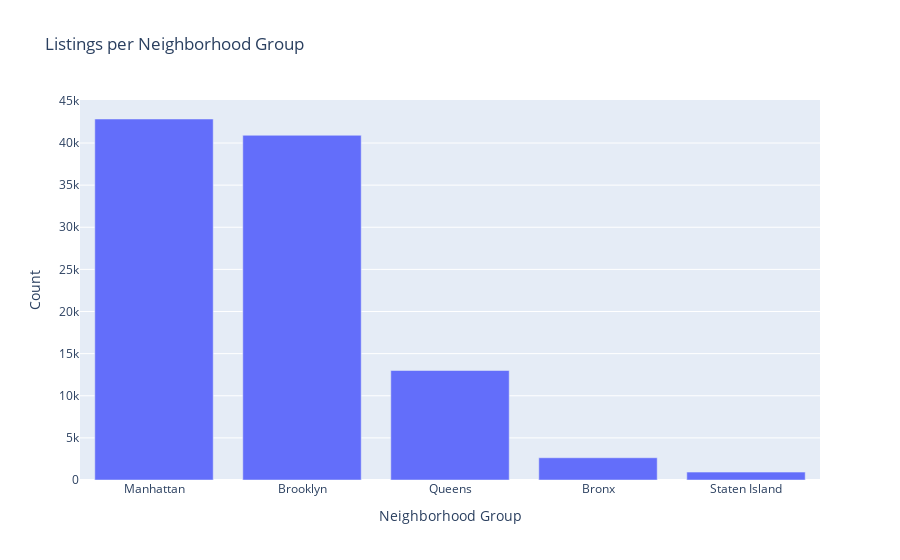

The code cell stored with this chart in its notebook:
### Code cell
# Count listings per neighborhood group
neigh_group_counts = df['neighbourhood group'].value_counts()

# Convert to DataFrame and rename columns
neigh_df = neigh_group_counts.reset_index()
neigh_df.columns = ['neighbourhood group', 'count']  # first column = neighborhood, second = count

# Optional: clean typo
neigh_df['neighbourhood group'] = neigh_df['neighbourhood group'].replace({'brookln':'Brooklyn'})

# Plot
px.bar(neigh_df, x='neighbourhood group', y='count', 
       title="Listings per Neighborhood Group",
       labels={'neighbourhood group':'Neighborhood Group','count':'Count'}).show()

### Figure 1 — Plotly figure (JSON) as saved in the notebook; plotly's stock layout.template omitted (floating-point values rounded to 4 significant figures)
{"data": [{"alignmentgroup": "True", "hovertemplate": "Neighborhood Group=%{x}<br>Count=%{y}<extra></extra>", "legendgroup": "", "marker": {"color": "#636efa", "pattern": {"shape": ""}}, "name": "", "offsetgroup": "", "orientation": "v", "showlegend": false, "textposition": "auto", "type": "bar", "x": ["Manhattan", "Brooklyn", "Queens", "Bronx", "Staten Island", "Brooklyn"], "xaxis": "x", "y": [42851, 40955, 12997, 2641, 935, 1], "yaxis": "y"}], "layout": {"barmode": "relative", "legend": {"tracegroupgap": 0}, "title": {"text": "Listings per Neighborhood Group"}, "xaxis": {"anchor": "y", "domain": [0, 1], "title": {"text": "Neighborhood Group"}}, "yaxis": {"anchor": "x", "domain": [0, 1], "title": {"text": "Count"}}}}
